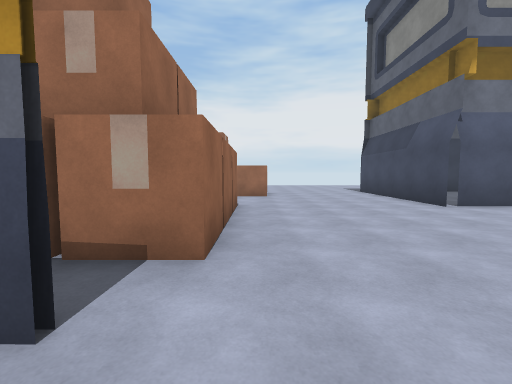
[1] (above)

22 first-person views from a walk through a scene from a Unity 3-D project. The camera is 1.5 m above the floor, tilts 4° down and sees 90° across. The floor is counted in squares, 2 m on a side. Each view is taken from the middle of a square. On the plan, view 1 faces up. The plan holds only what a view shows up to about 9 squares ahead; the rest is blank. The place goes on beyond the plan. The player character is not drawn. Surface patterns are stand-ins for the level's own textures.

[2]
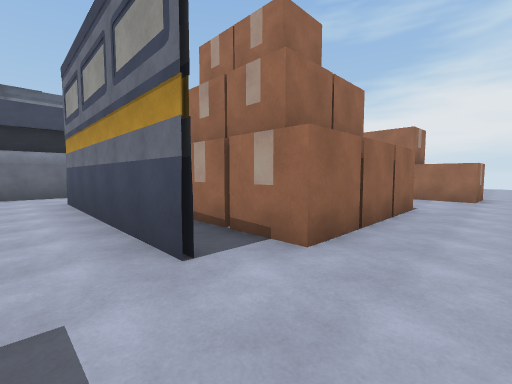

[3]
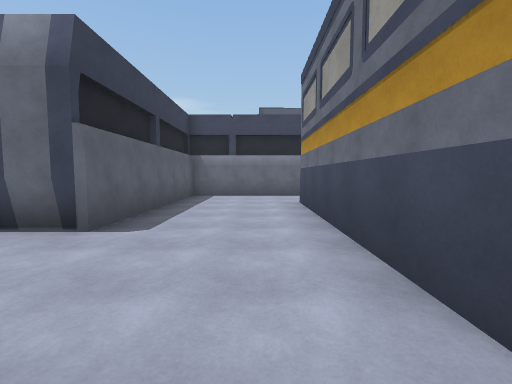

[4]
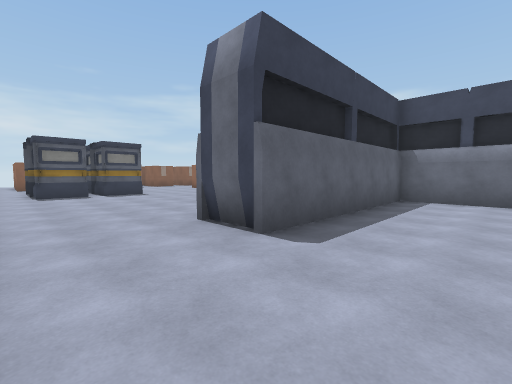

[5]
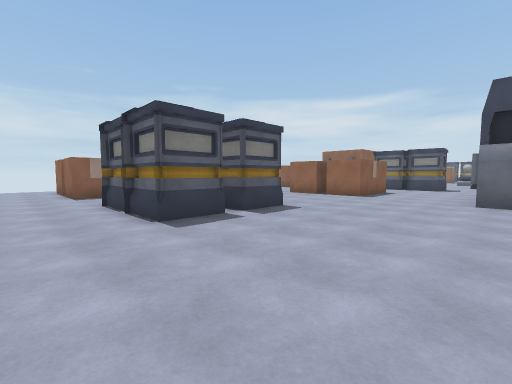

[6]
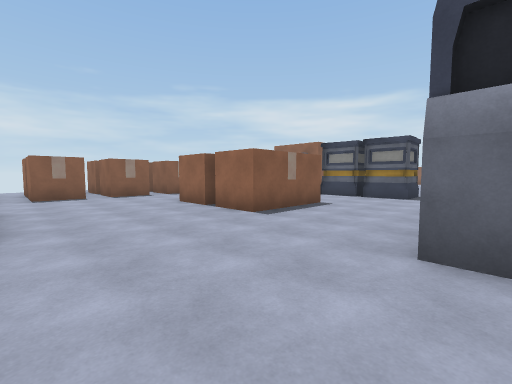

[7]
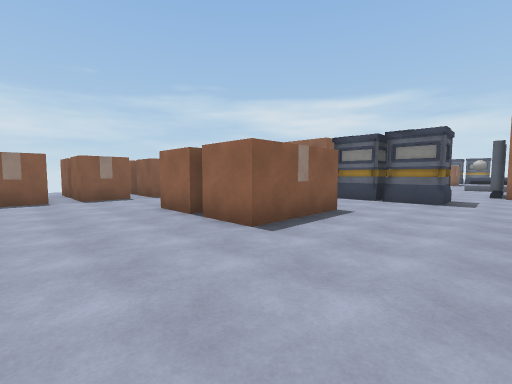

[8]
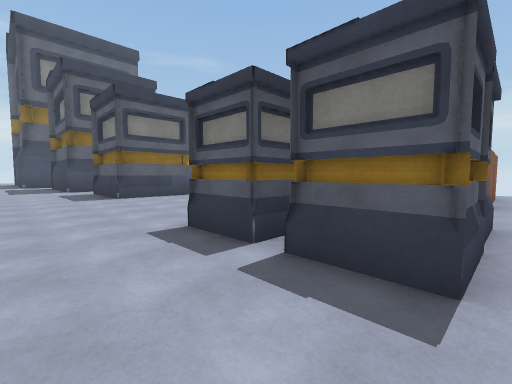

[9]
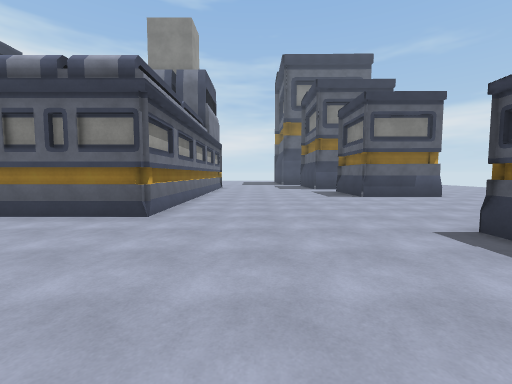

[10]
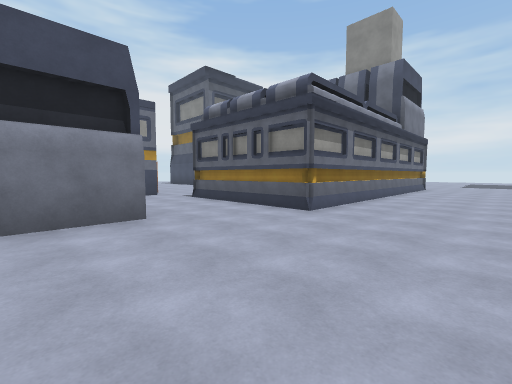

[11]
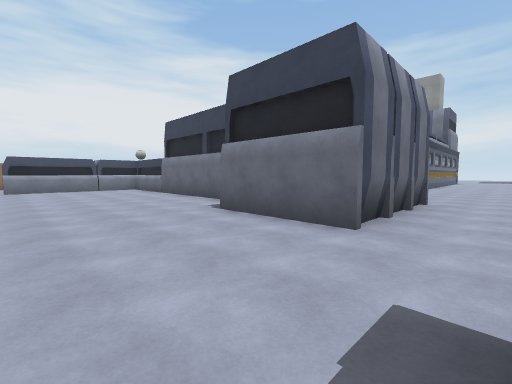

[12]
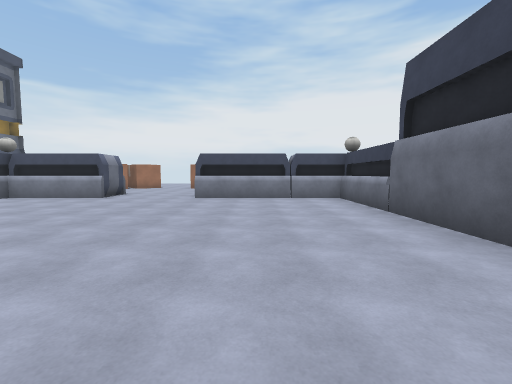

[13]
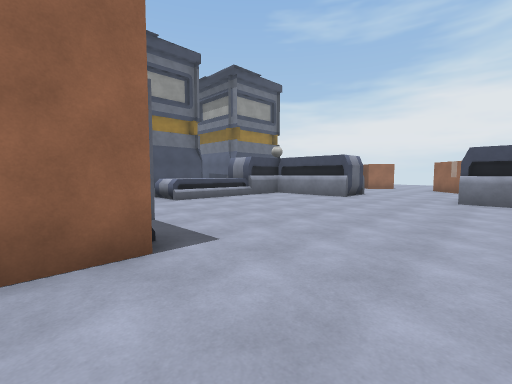

[14]
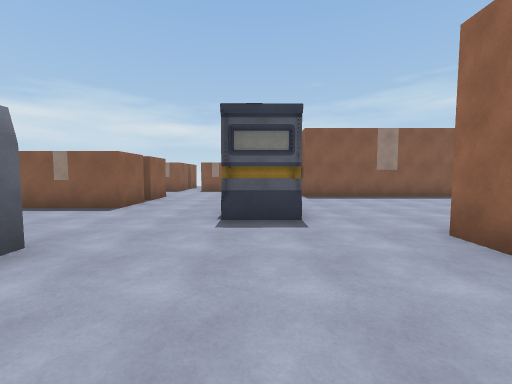

[15]
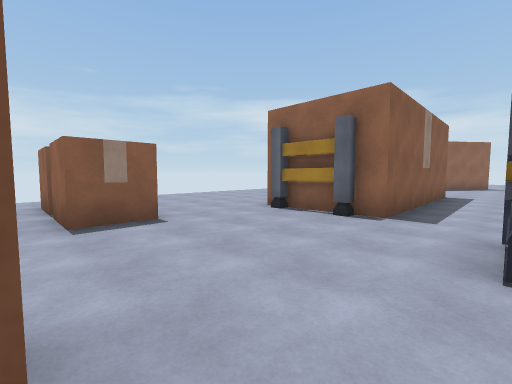

[16]
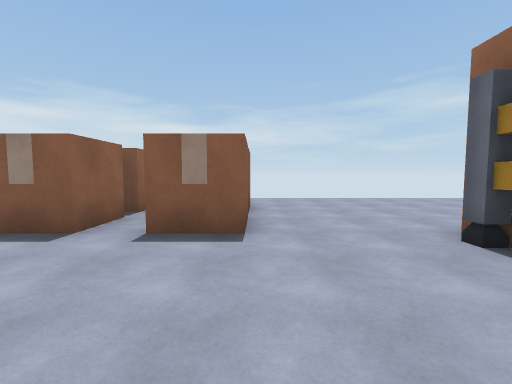

[17]
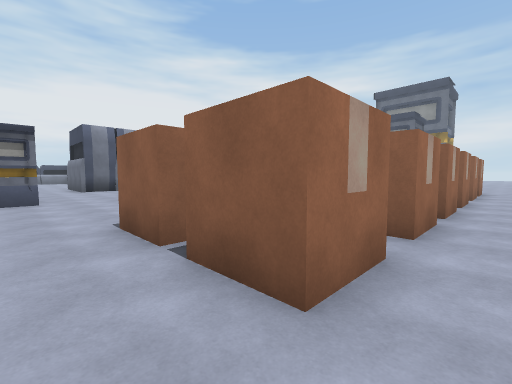

[18]
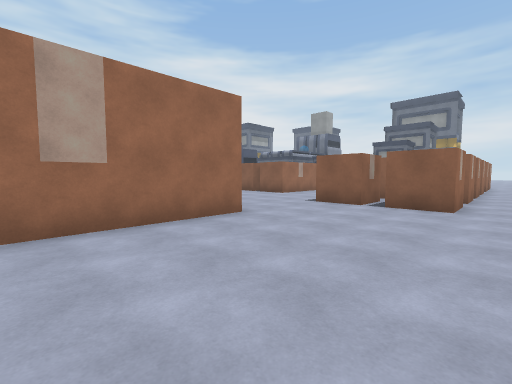

[19]
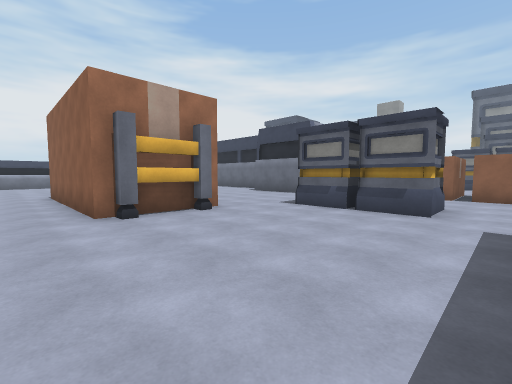

[20]
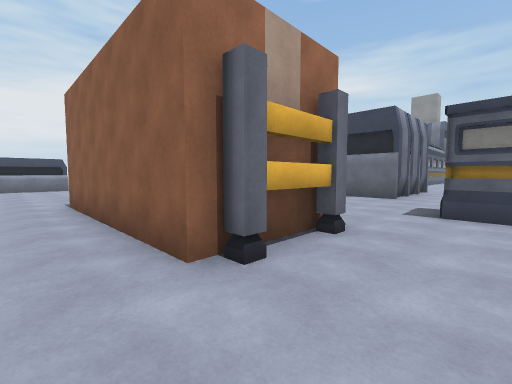

[21]
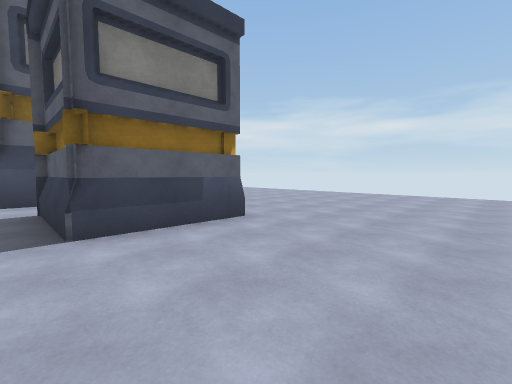

[22]
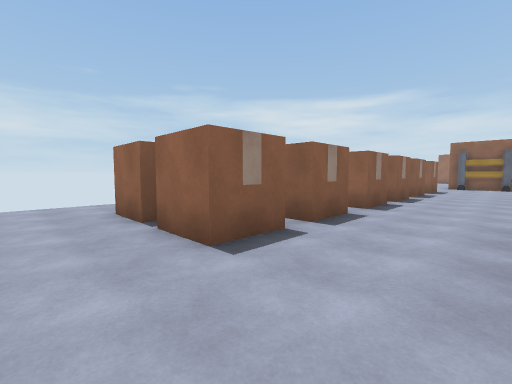

### Floor plan
Key: @ floor where view 1 was taken; # wall or solid block; . floor; B box; O other object.
Columns run from 20 left of view 1 to 5 right of it. Each row starts with its distance up from view 1.
 10                   O
  9                   OOO...#
  8                    .....#
  7     ..             .....#
  6   O..O  O         BB....##
  5 OOO..OOOOO#O      BB......
  4 ..........#       BB.....
  3 ..........O      BBB....
  2 ..........##      .....
  1 ..........O#.#######..
  0 ..........OO........@.
 -1 ..........##........#
 -2 .###......O#........#
 -3 .###......OOO OO ...#
 -4 .#   ....      .....#
 -5 .#   ....OOOO  .....######
 -6 .###.....OOOO.............
 -7 .###......................
 -8 ..........................
 -9 ......O...................
-10 ......O..OOO....###.......
-11 ......#.........O#O.....##
-12 .........OOO....OO#.....#
-13 #####...................#
-14  ####.....................
-15  ####.....................
-16  .......B.B.B.B.B.B.......
-17  .......B.B.B.B.B.B.......
-18  .......B.B.B.B.B.B......
-19  .......................

Where each view was taken, in squares from view 1:
view 1: 0 up, 0 right, facing up
view 2: 0 up, 1 right, facing up-left
view 3: 0 up, 0 right, facing left
view 4: 0 up, 1 left, facing down-left
view 5: 6 down, 0 right, facing down-left
view 6: 6 down, 5 left, facing down-left
view 7: 7 down, 6 left, facing down-left
view 8: 8 down, 5 left, facing down-right
view 9: 7 down, 5 left, facing right
view 10: 8 down, 5 left, facing up-right
view 11: 8 down, 15 left, facing up-right
view 12: 3 down, 13 left, facing up
view 13: 3 down, 14 left, facing up-left
view 14: 4 down, 14 left, facing down
view 15: 11 down, 11 left, facing down-left
view 16: 12 down, 13 left, facing down
view 17: 19 down, 14 left, facing up-right
view 18: 19 down, 19 left, facing up-right
view 19: 12 down, 20 left, facing up-right
view 20: 9 down, 20 left, facing up-right
view 21: 10 down, 0 right, facing down-right
view 22: 13 down, 0 right, facing down-left
